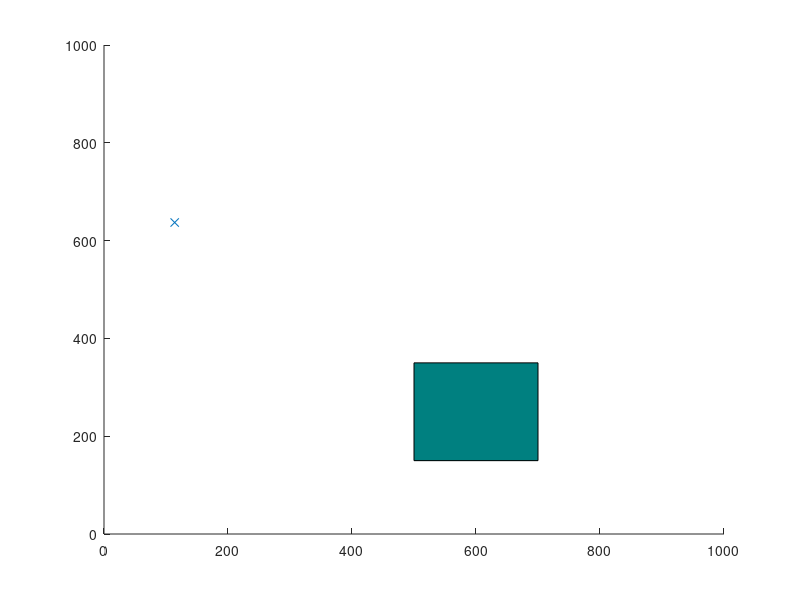

This figure's MATLAB source: (Note: this script raises an error after producing the figure.)

clearvars
close all

x_max = 1000;
y_max = 1000;
obstacle = [500,150,200,200];
EPS = 20;
numNodes = 500;        

q_start.coord = [0 0];
q_start.cost = 0;
q_start.parent = 0;
q_goal.coord = [800 800];
q_goal.cost = 0;

nodes(1) = q_start;
figure(1)
axis([0 x_max 0 y_max])
rectangle('Position',obstacle,'FaceColor',[0 .5 .5])
hold on

for i = 1:1:numNodes
    q_rand = [floor(rand(1)*x_max) floor(rand(1)*y_max)];
    plot(q_rand(1), q_rand(2), 'x', 'Color',  [0 0.4470 0.7410])
    
    % Break if goal node is already reached
    for j = 1:1:length(nodes)
        if nodes(j).coord == q_goal.coord
            break
        end
    end
    
    % Pick the closest node from existing list to branch out from
    ndist = [];
    for j = 1:1:length(nodes)
        n = nodes(j);
        tmp = dist(n.coord, q_rand);
        ndist = [ndist tmp];
    end
    [val, idx] = min(ndist);
    q_near = nodes(idx);
    
    q_new.coord = steer(q_rand, q_near.coord, val, EPS);
    if noCollision(q_rand, q_near.coord, obstacle)
        line([q_near.coord(1), q_new.coord(1)], [q_near.coord(2), q_new.coord(2)], 'Color', 'k', 'LineWidth', 2);
        drawnow
        hold on
        q_new.cost = dist(q_new.coord, q_near.coord) + q_near.cost;
        
        % Within a radius of r, find all existing nodes
        q_nearest = [];
        r = 60;
        neighbor_count = 1;
        for j = 1:1:length(nodes)
            if noCollision(nodes(j).coord, q_new.coord, obstacle) && dist(nodes(j).coord, q_new.coord) <= r
                q_nearest(neighbor_count).coord = nodes(j).coord;
                q_nearest(neighbor_count).cost = nodes(j).cost;
                neighbor_count = neighbor_count+1;
            end
        end
        
        % Initialize cost to currently known value
        q_min = q_near;
        C_min = q_new.cost;
        
        % Iterate through all nearest neighbors to find alternate lower
        % cost paths
        
        for k = 1:1:length(q_nearest)
            if noCollision(q_nearest(k).coord, q_new.coord, obstacle) && q_nearest(k).cost + dist(q_nearest(k).coord, q_new.coord) < C_min
                q_min = q_nearest(k);
                C_min = q_nearest(k).cost + dist(q_nearest(k).coord, q_new.coord);
                line([q_min.coord(1), q_new.coord(1)], [q_min.coord(2), q_new.coord(2)], 'Color', 'g');                
                hold on
            end
        end
%         line([q_min.coord(1), q_new.coord(1)], [q_min.coord(2), q_new.coord(2)], 'Color', 'g'); 
        % Update parent to least cost-from node
        for j = 1:1:length(nodes)
            if nodes(j).coord == q_min.coord
                q_new.parent = j;
            end
        end
        
        % Append to nodes
        nodes = [nodes q_new];
    end
end

D = [];
for j = 1:1:length(nodes)
    tmpdist = dist(nodes(j).coord, q_goal.coord);
    D = [D tmpdist];
end

% Search backwards from goal to start to find the optimal least cost path
[val, idx] = min(D);
q_final = nodes(idx);
q_goal.parent = idx;
q_end = q_goal;
nodes = [nodes q_goal];
goalNodes = [];
while q_end.parent ~= 0
    start = q_end.parent;
    goalNodes = [goalNodes; q_end.coord];
    line([q_end.coord(1), nodes(start).coord(1)], [q_end.coord(2), nodes(start).coord(2)], 'Color', 'r', 'LineWidth', 2);
    hold on
    q_end = nodes(start);
end

% % Smoothing the path
% coords = smooth(goalNodes);
% l = length(coords)/2;
% coords = reshape(coords',2,l);
% coords = reshape(coords',l,2);
% for i = 1:length(coords(:,1))
%     plot(coords(i,1),coords(i,2), 'o');
%     hold on;
% end